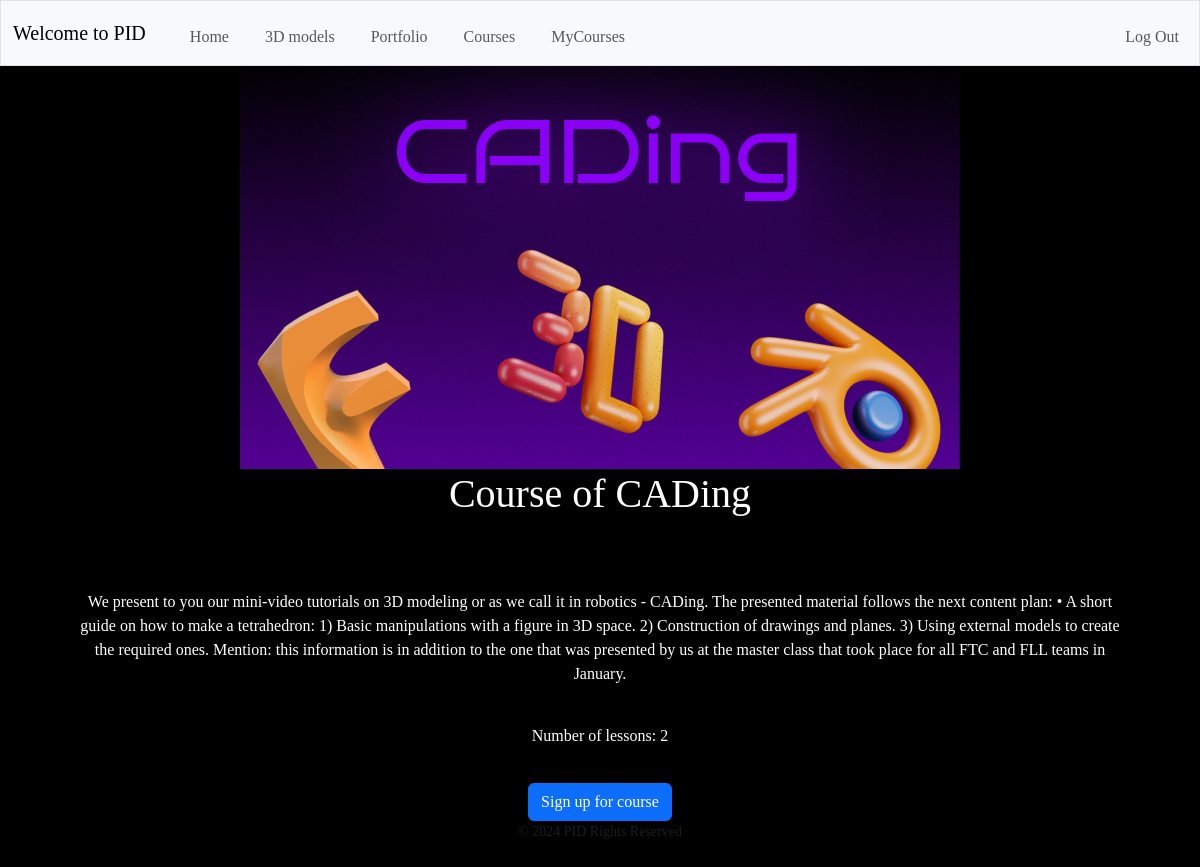
Screenshot of /courseofcading (signed in) with the database file from the repository.
### tables this page shows
CREATE TABLE courses (
name TEXT NOT NULL,
lessons TEXT NOT NULL,
description TEXT NOT NULL, image TEXT);

CREATE TABLE users (
id INTEGER PRIMARY KEY AUTOINCREMENT NOT NULL,
username TEXT NOT NULL,
hash TEXT NOT NULL,
team TEXT NOT NULL
, courses TEXT);

### app.py (the view)
@app.route("/courseofcading", methods=["GET", "POST"])
@login_required
def courseofcading():
        if request.method == "POST":
             user = session["user_id"]
             db.execute('UPDATE users SET courses = "Course of CADing" WHERE id = ?', user)
             return redirect("/courseofcading")
        else:
             user = session["user_id"]
             cad_db = db.execute('SELECT * FROM courses WHERE name = "Course of CADing"')
             user_cd = db.execute("SELECT * FROM users WHERE id = ?", user)
             return render_template("cad.html", cad=cad_db, user_cd=user_cd)
        return render_template("cad.html")

### helpers.py (called while the page is built)
def login_required(f):
    @wraps(f)
    def decorated_function(*args, **kwargs):
        if session.get("user_id") is None:
            return redirect("/login")
        return f(*args, **kwargs)
    return decorated_function

### templates/cad.html (shortened to what this page needs)
{% extends "layout.html" %}
{% block main %}
    <div class="cad">
    <img src="/static/cadphoto.png">
    {% for cad in cad %}
        <h1>{{cad.name}}</h1>
        <br>
        <p>{{cad.description}}</p>
        <h6>Number of lessons: {{cad.lessons}}</h6>
    {% endfor %}
    {% for user_cd in user_cd %}
        {% if user_cd.courses == "Course of CADing" %}
            <a href="/lesson1ofcad" class="btn btn-primary">Go to the 1 lesson</a>
            <a href="/lesson2ofcad" class="btn btn-primary">Go to the 2 lesson</a>
        {% else %}
            <form method="post" action="/courseofcading">
                <button class="btn btn-primary" type="submit">Sign up for course</a>
            </form>
        {% endif %}
    {% endfor %}
    </div>
{% endblock %}

### templates/layout.html (shortened to what this page needs)
<!DOCTYPE html>
<html lang="en">
    <head>
        <link href="https://cdn.jsdelivr.net/npm/bootstrap@5.3.2/dist/css/bootstrap.min.css" rel="stylesheet">
    </head>
    <body>
        <nav class="bg-light border navbar navbar-expand-md navbar-light">
            <div class="container-fluid">
                <a class="navbar-brand" href="/"><span class="blue">Welcome</span><span class="red"> to PID</span> </a>
                <div class="collapse navbar-collapse custom-nav" id="navbar">
                    {% if session["user_id"] %}
                        <ul class="navbar-nav me-auto mt-2">
                            <li class="nav-item"><a class="nav-link" href="/">Home</a></li>
                            <li class="nav-item"><a class="nav-link" href="/3dmodels">3D models</a></li>
                            <li class="nav-item"><a class="nav-link" href="/portfolio">Portfolio</a></li>
                            <li class="nav-item"><a class="nav-link" href="/courses">Courses</a></li>
                            <li class="nav-item"><a class="nav-link" href="/mycourses">MyCourses</a></li>
                        </ul>
                        <ul class="navbar-nav ms-auto mt-2">
                            <li class="nav-item"><a class="nav-link" href="/logout">Log Out</a></li>
                        </ul>
                    {% else %}
                        <ul class="navbar-nav ms-auto mt-2">
                            <li class="nav-item"><a class="nav-link" href="/register">Register</a></li>
                            <li class="nav-item"><a class="nav-link" href="/login">Log In</a></li>
                        </ul>
                    {% endif %}
                </div>
            </div>
        </nav>
        <main class="container-fluid text-center">
            {% block main %}{% endblock %}
        </main>
        <footer class="mb-5 small text-center text-muted">
            &#169 2024 PID Rights Reserved
        </footer>
    </body>
</html>

### templates/layout.html (style rules this page uses)
body { font-family: "Bruno Ace"; background-color: rgb(255, 255, 255); }
.nav-link { margin-left: 20px; }

### templates/cad.html (style rules this page uses)
body { background-color: black; font-family: "Bruno Ace"; }
h1 { color: white; }
h6, p { color: white; margin-top: 40px; }
button { margin-top: 40px; }
.btn-primary { margin-top: 30px; }
.cad { margin-left: 60px; margin-right: 60px; }

### rows the page displays
courses: name "Course of CADing", description "We present to you our mini-video tutorials on 3D modeling or as we call it in robotics - CADing. The presented material follows the next content plan: • A short guide on how to make a tetrahedron: 1) Basic manipulations with a figure in 3D space. 2) Construction of drawings and planes. 3) Using external models to create the required ones. Mention: this information is in addition to the one that was presented by us at the master class that took place for all FTC and FLL teams in January.", lessons "2"
users: courses "Sign up for course"
